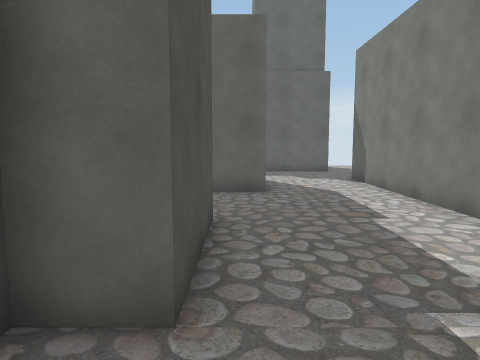
view 1 (above)

24 first-person views from a walk through a scene from a Unity 3-D project. The camera is 1.4 m above the floor, tilts 6° down and sees 70° across. The floor is counted in squares, 1 m on a side. Each view is taken from the middle of a square. On the plan, view 1 faces up. The plan holds only what a view shows up to about 15 squares ahead; the rest is blank. The place goes on beyond the plan. The player character is not drawn.

view 2
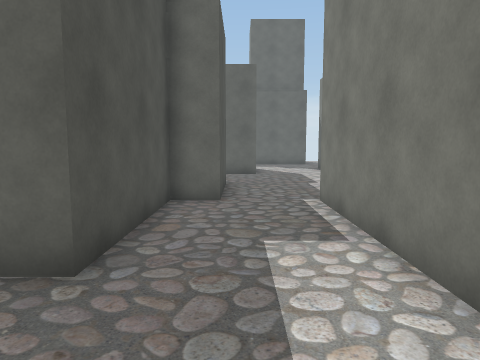

view 3
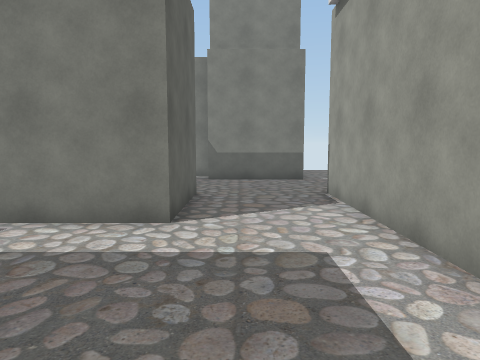

view 4
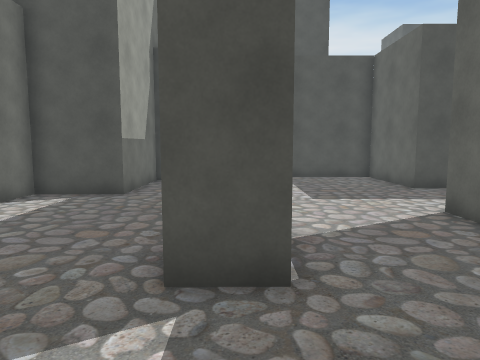

view 5
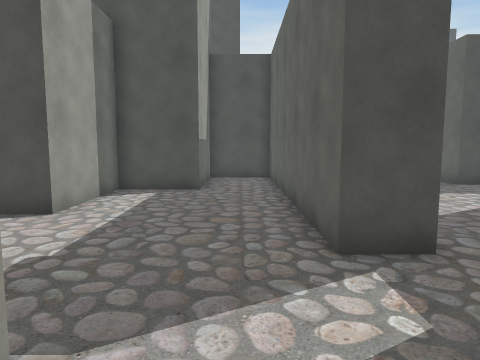

view 6
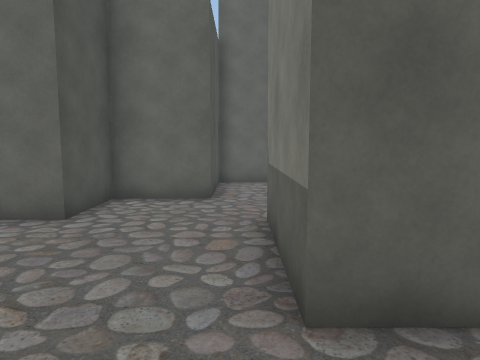

view 7
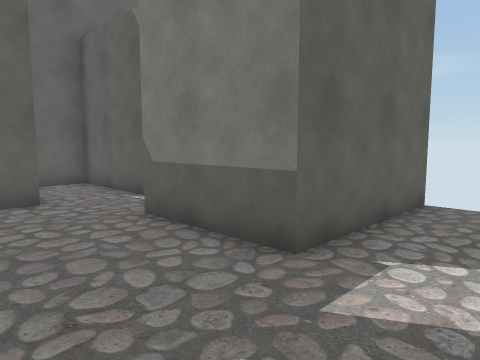

view 8
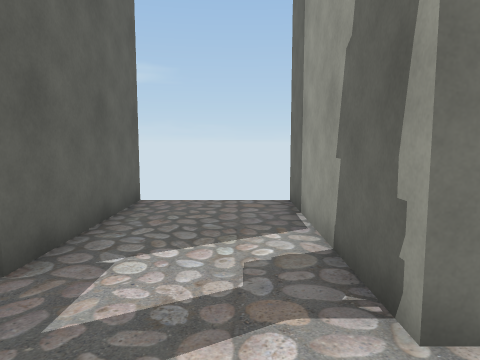

view 9
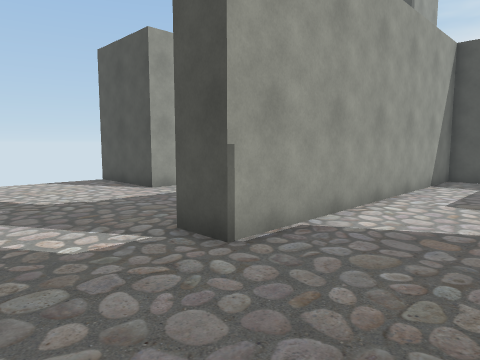

view 10
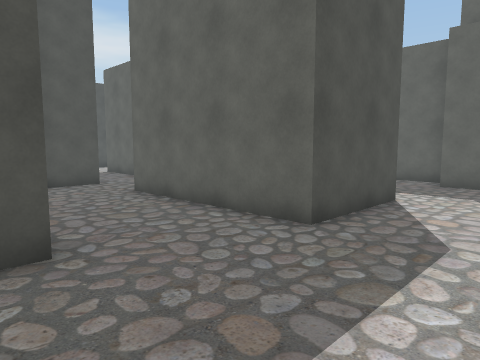

view 11
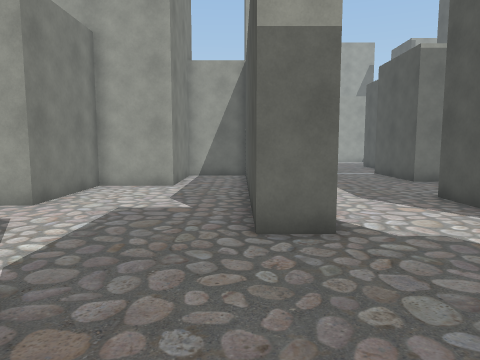

view 12
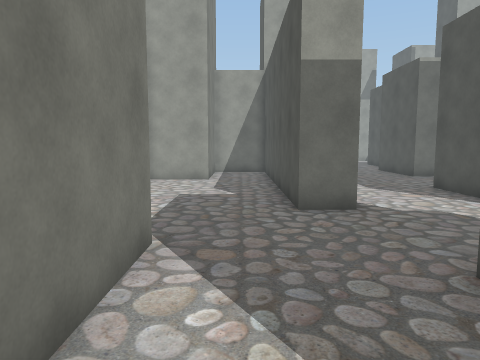

view 13
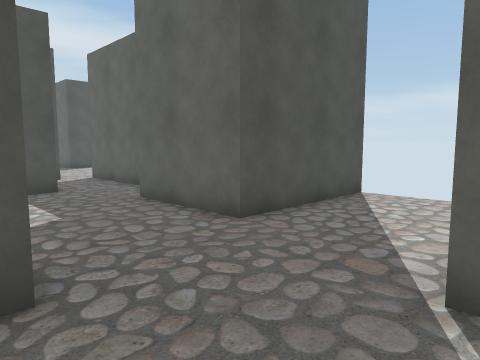

view 14
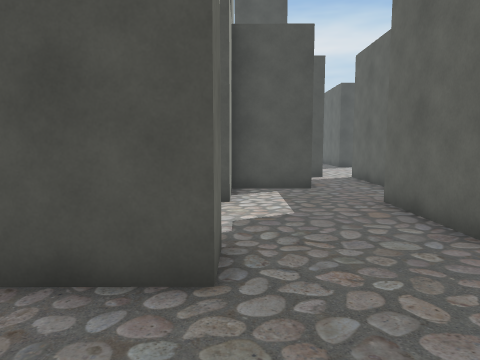

view 15
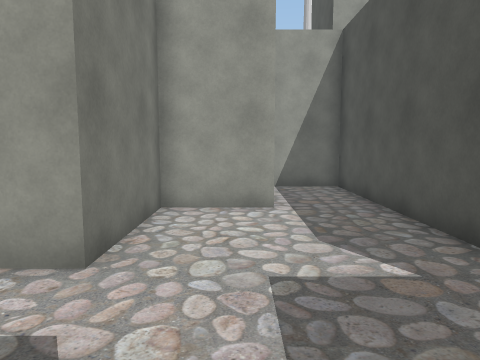

view 16
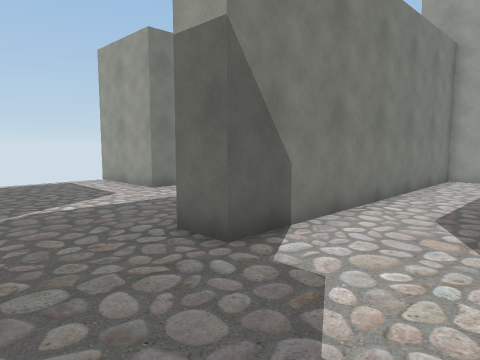

view 17
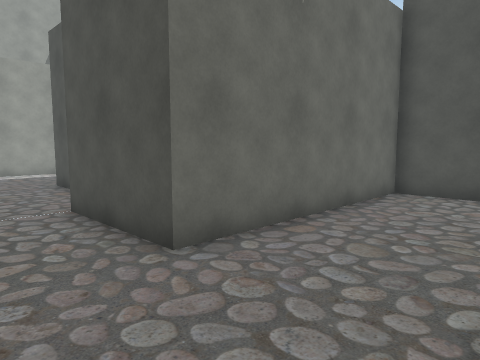

view 18
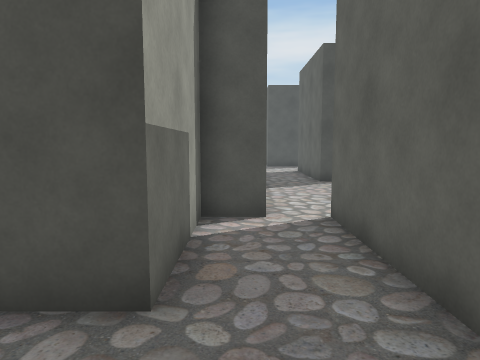

view 19
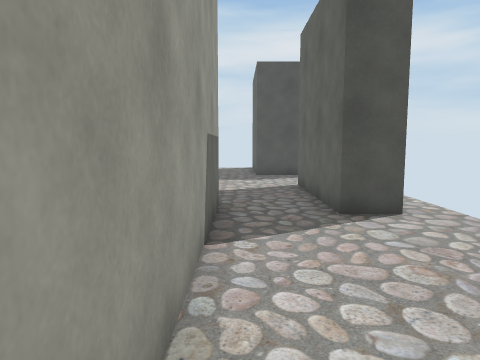

view 20
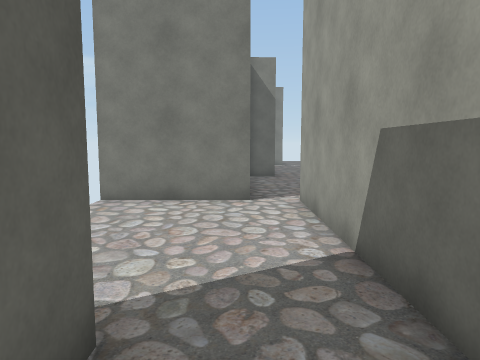

view 21
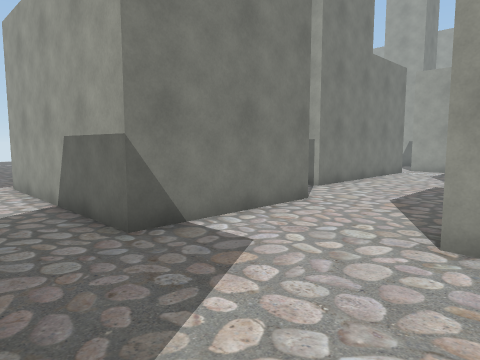

view 22
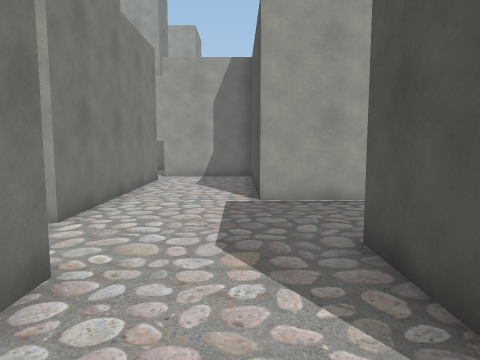

view 23
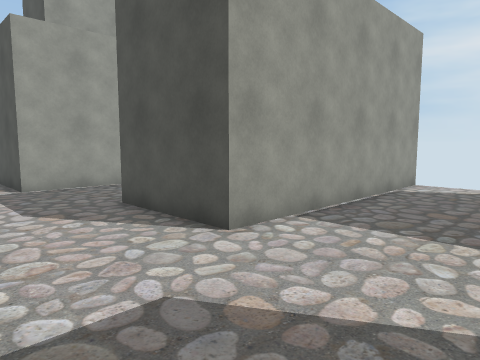

view 24
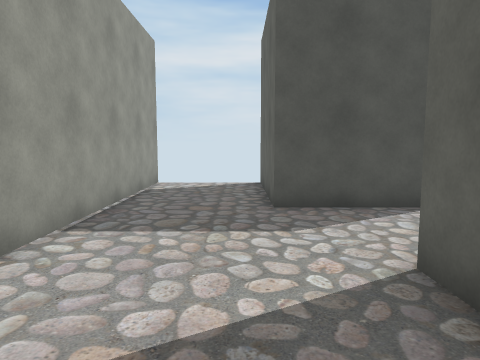

### Floor plan
Points are (right, up) in squares from view 1. A wall is a line through its corners. A room is listed if a view was taken in it or the views show most of it. See-through windows are left out.
Room 1 (views 1, 2, 3, 4, 5, 6, 7, 8, 9)
walls: (10.7, -3.8) (10.7, 2.5) (8.3, 2.5) (8.3, -1.3) (5.7, -1.3) (5.7, -3.7) (2, -3.7) (2, 2.5); (8.2, -11.8) (8.2, -11.3) (12.5, -11.3); (12.5, -7.5) (9.5, -7.5) (9.5, -3.8); (-0.5, 3.5) (-0.5, 2.5) (-1.7, 2.5) (-1.7, -2.5) (-5.5, -2.5) (-5.5, -7.5) (5.7, -7.5) (5.7, -8.7) (-4.2, -8.7) (-4.2, -11.3) (-0.5, -11.3) (-0.5, -13.7) (3.2, -13.7) (3.2, -14.5)
ways out: opening at (0.5, 3) to room 2
Room 2 (views 10, 11, 12, 13, 14, 15, 16, 17, 18, 19)
walls: (0.7, 13.9) (0.7, 10) (-5.5, 10); (-0.9, 13.7) (0.4, 13.7); (8.2, 16.2) (8.2, 19.4); (3.5, 2.5) (4.5, 2.5) (4.5, 13.7) (5.7, 13.7) (5.7, 3.8) (7.9, 3.8); (8.2, 4) (8.2, 7.5) (10.7, 7.5) (10.7, 11.2) (12.5, 11.2); (4.5, 21.5) (4.5, 17.5) (0.7, 17.5) (0.7, 18.8) (-5.5, 18.8); (-5.5, 17.5) (-5.5, 16.3) (-1.7, 16.3) (-1.7, 13.8); (-8, 10.1) (-8, 6.3) (-0.5, 6.3) (-0.5, 3.5)
ways out: opening at (0.5, 3) to room 1; opening at (-6.5, 10) to room 3; opening at (-5, 18)
Room 3 (views 20, 21, 22, 23, 24)
walls: (-13, 12.4) (-13, 17.5) (-11.5, 17.5); (-18.6, 7.5) (-15.5, 7.5) (-15.5, 1.8); (-11.7, 20) (-16.8, 20); (-25.6, 15) (-16.8, 15) (-16.8, 11.2); (-11.8, 2.5) (-11.8, 10) (-11.2, 10); (-20.5, 21.5) (-20.5, 18.8) (-25.2, 18.8); (-15.5, 1.3) (-11.8, 1.3)
ways out: opening at (-6.5, 10) to room 2; opening at (-12.5, 18.5); opening at (-12, 2)

Positions as (right, up) in squares from view 1, and headings:
1: (0, 0), facing up
2: (0, -6), facing up
3: (-4, -5), facing right
4: (9, -8), facing left
5: (10, -10), facing left
6: (9, -10), facing up
7: (6, -10), facing up-right
8: (6, -10), facing right
9: (9, -4), facing down-left
10: (4, 5), facing up-left
11: (6, 19), facing down
12: (7, 21), facing down
13: (9, 13), facing up-left
14: (9, 14), facing left
15: (9, 15), facing down
16: (1, 17), facing down-right
17: (2, 10), facing down-left
18: (1, 17), facing left
19: (-5, 18), facing left
20: (-14, 19), facing right
21: (-18, 20), facing down-right
22: (-15, 16), facing down
23: (-13, 19), facing down-left
24: (-13, 18), facing left
